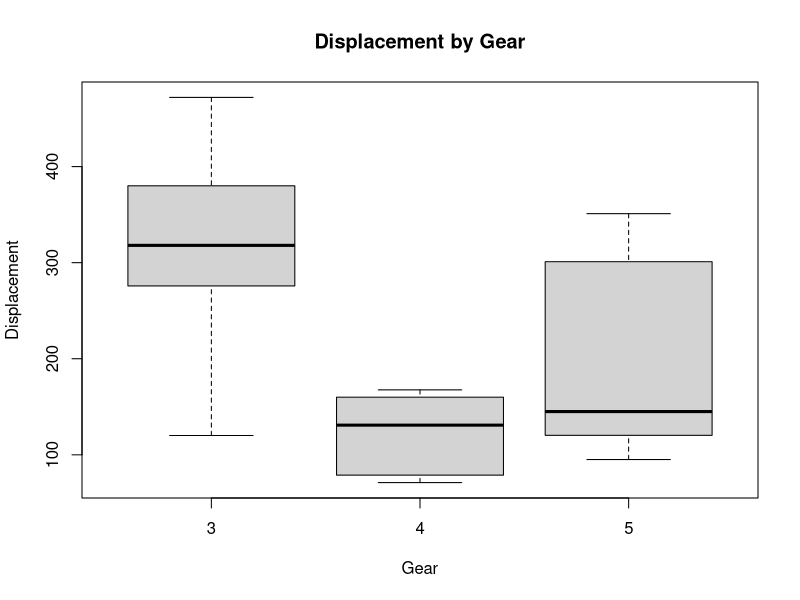

Recreate this plot in R.

s <- 34
print(s)

input <- mtcars[, c("mpg", "cyl")]
print(head(input))

# Load the dataset
data(mtcars)

# Create the box plot
boxplot(disp ~ gear, data = mtcars,
        main = "Displacement by Gear",
        xlab = "Gear",
        ylab = "Displacement")
